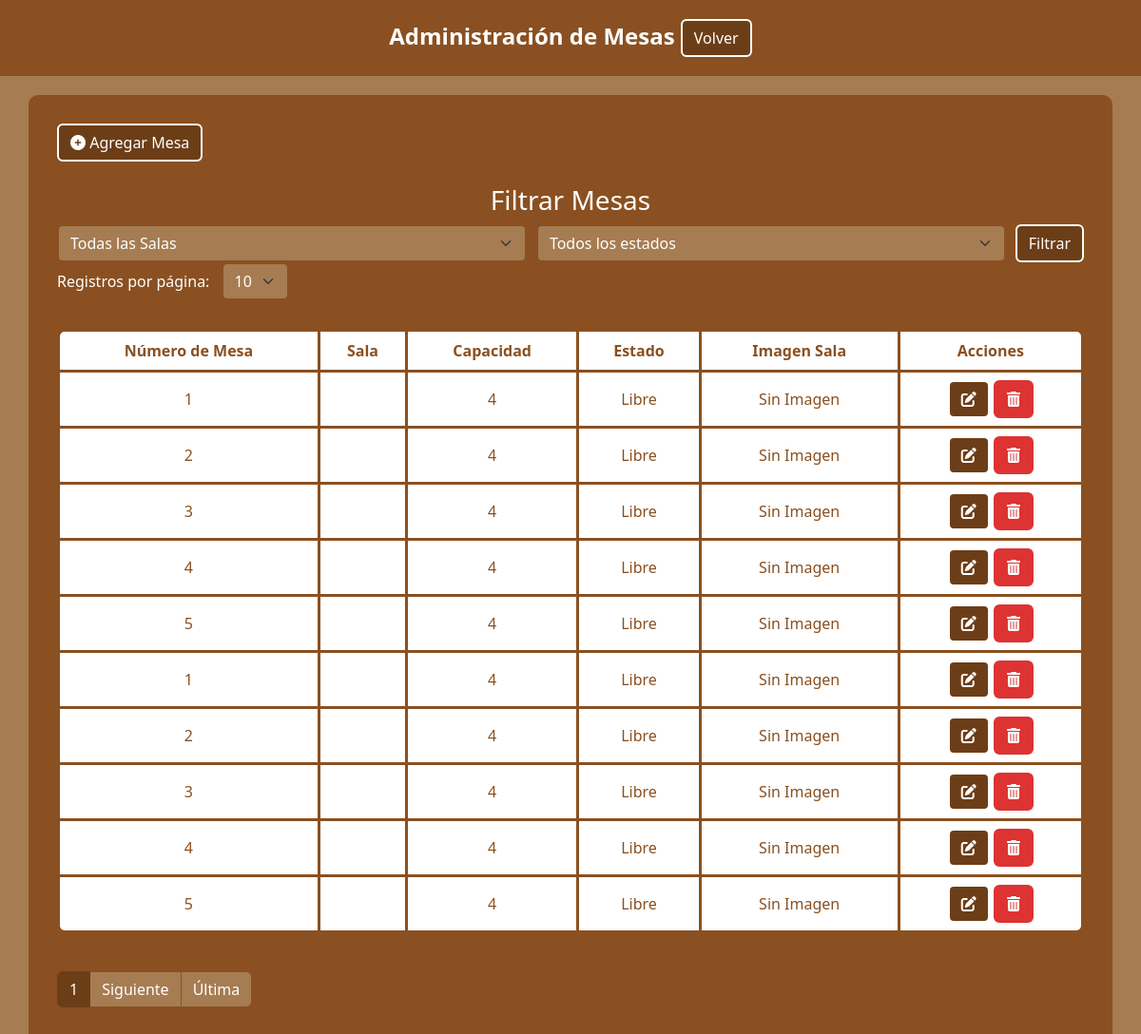
Before: /admin/gestionEdicion/crudMesas.php (signed in) with the older database file.
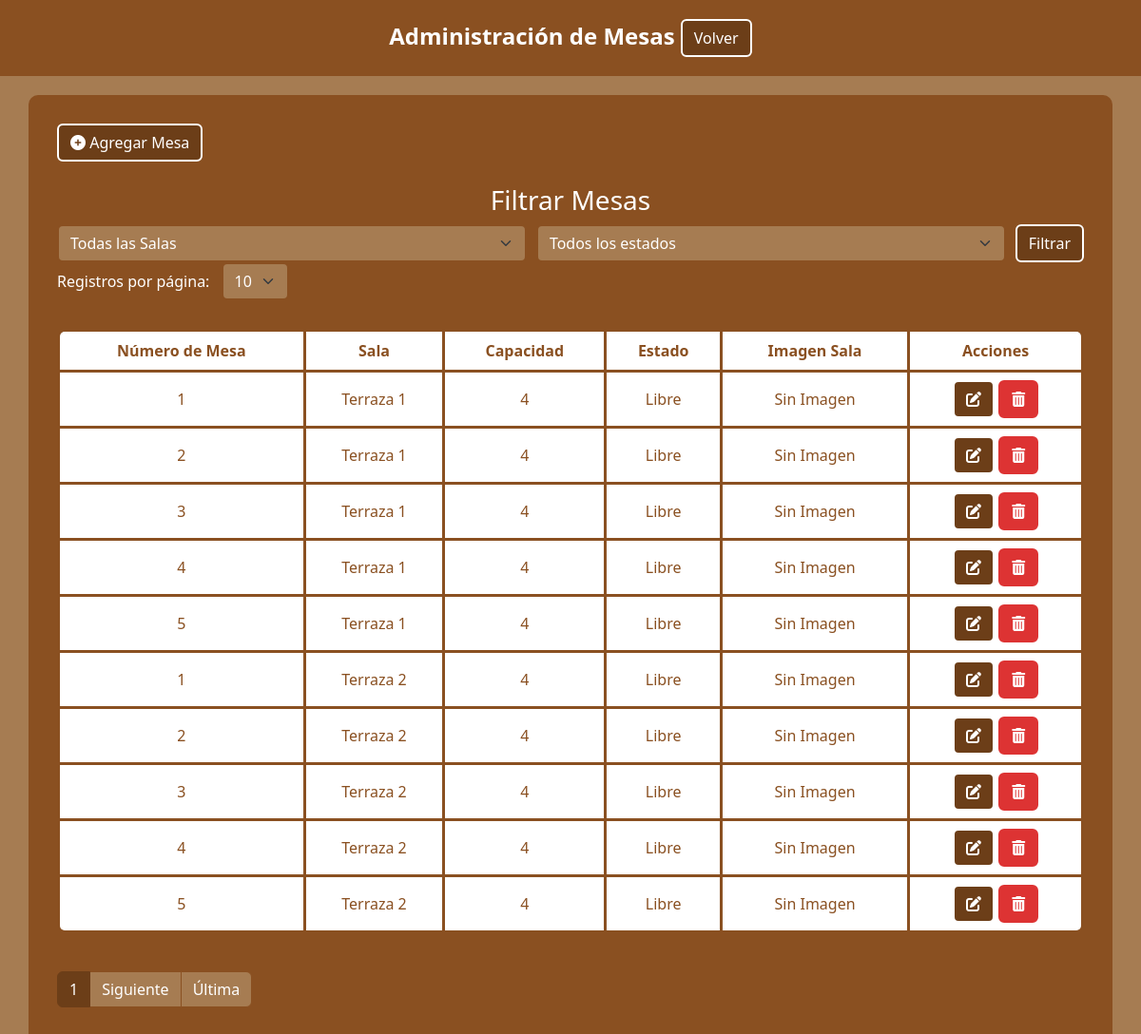
After: the same page with the newer database file.
### tables this page shows
CREATE TABLE tbl_tables (
    table_id INT PRIMARY KEY AUTO_INCREMENT,
    room_id INT NOT NULL,
    table_number INT NOT NULL,
    capacity INT NOT NULL,
    status ENUM('free', 'occupied') DEFAULT 'free',   
    occupied_since DATETIME NULL,   
    FOREIGN KEY (room_id) REFERENCES tbl_rooms(room_id) ON DELETE CASCADE
);

CREATE TABLE tbl_rooms (
    room_id INT PRIMARY KEY AUTO_INCREMENT,
    name_rooms VARCHAR(50) NOT NULL,
    capacity INT NOT NULL,
    description TEXT,
    image_url VARCHAR(255)   
);

### admin/gestionEdicion/crudMesas.php (the view, shortened to what the changed rows need)
<?php
include_once('../../conexion/conexion.php');
$recordsPerPage = isset($_POST['recordsPerPage']) ? intval($_POST['recordsPerPage']) : (isset($_SESSION['recordsPerPage']) ? intval($_SESSION['recordsPerPage']) : 10);
$currentPage = isset($_GET['page']) ? max(1, intval($_GET['page'])) : 1;
$whereSql = '';
$whereSql = ltrim($whereSql, " AND");
$whereSql = $whereSql ? "WHERE " . $whereSql : "";
$offset = ($currentPage - 1) * $recordsPerPage;
$sqlMesas = "
    SELECT tbl_tables.table_id,
           tbl_tables.table_number,
           tbl_rooms.name_rooms AS room_name,
           tbl_tables.capacity,
           tbl_tables.status,
           tbl_tables.image_path
    FROM tbl_tables
    INNER JOIN tbl_rooms ON tbl_tables.room_id = tbl_rooms.room_id
    $whereSql
    LIMIT :limit OFFSET :offset
";
$stmtMesas = $conexion->prepare($sqlMesas);
$stmtMesas->bindParam(':limit', $recordsPerPage, PDO::PARAM_INT);
$stmtMesas->bindParam(':offset', $offset, PDO::PARAM_INT);
$stmtMesas->execute();
?>
<!DOCTYPE html>
<html lang="es">
<head>
    <link href="https://cdn.jsdelivr.net/npm/bootstrap@5.3.3/dist/css/bootstrap.min.css" rel="stylesheet">
    <link href="https://cdnjs.cloudflare.com/ajax/libs/font-awesome/6.0.0-beta3/css/all.min.css" rel="stylesheet">
</head>
<body>
    <div class="container">
        <div>
            <table class="table">
                <thead>
                    <tr>
                        <th>Número de Mesa</th>
                        <th>Sala</th>
                        <th>Capacidad</th>
                        <th>Estado</th>
                        <th>Imagen Sala</th>
                        <th>Acciones</th>
                    </tr>
                </thead>
                <tbody>
                    <?php if ($stmtMesas->rowCount() > 0) {
                        while ($mesa = $stmtMesas->fetch()) { ?>
                            <tr>
                                <td><?= htmlspecialchars($mesa['table_number']); ?></td>
                                <td><?= htmlspecialchars($mesa['room_name']); ?></td>
                                <td><?= htmlspecialchars($mesa['capacity']); ?></td>
                                <td><?= $mesa['status'] === 'free' ? 'Libre' : 'Ocupada'; ?></td>
                                <td>
                                    <?php if (!empty($mesa['image_path'])) { ?>
                                        <img src="../../<?= htmlspecialchars($mesa['image_path']); ?>" alt="Mesa" class="mt-3 img-thumbnail" style="max-width: 400px; max-height: 300px; object-fit: cover;">
                                    <?php } else { ?>
                                        Sin Imagen
                                    <?php } ?>
                                </td>
                                <td>
                                    <a href="editarMesa.php?id=<?= $mesa['table_id']; ?>" class="btn btn-warning">
                                        <i class="fas fa-edit"></i>
                                    </a>
                                    <button type="button" class="btn btn-danger" onclick="confirmarEliminacion(<?= $mesa['table_id']; ?>)">
                                        <i class="fas fa-trash-alt"></i>
                                    </button>
                                </td>
                            </tr>
                        <?php }
                    } else { ?>
                        <tr>
                            <td colspan="6" class="text-center">No hay mesas disponibles.</td>
                        </tr>
                    <?php } ?>
                </tbody>
            </table>
        </div>
    </div>
</body>
</html>

Changed rows visible on the page:
changed through a linked row, tbl_tables (number 1 of 10 on the later page): room.name_rooms (not shown) → "Terraza 1"
changed through a linked row, tbl_tables (number 2 of 10 on the later page): room.name_rooms (not shown) → "Terraza 1"
changed through a linked row, tbl_tables (number 3 of 10 on the later page): room.name_rooms (not shown) → "Terraza 1"
changed through a linked row, tbl_tables (number 4 of 10 on the later page): room.name_rooms (not shown) → "Terraza 1"
changed through a linked row, tbl_tables (number 5 of 10 on the later page): room.name_rooms (not shown) → "Terraza 1"
changed through a linked row, tbl_tables (number 6 of 10 on the later page): room.name_rooms (not shown) → "Terraza 2"
changed through a linked row, tbl_tables (number 7 of 10 on the later page): room.name_rooms (not shown) → "Terraza 2"
changed through a linked row, tbl_tables (number 8 of 10 on the later page): room.name_rooms (not shown) → "Terraza 2"
changed through a linked row, tbl_tables (number 9 of 10 on the later page): room.name_rooms (not shown) → "Terraza 2"
changed through a linked row, tbl_tables (number 10 of 10 on the later page): room.name_rooms (not shown) → "Terraza 2"
